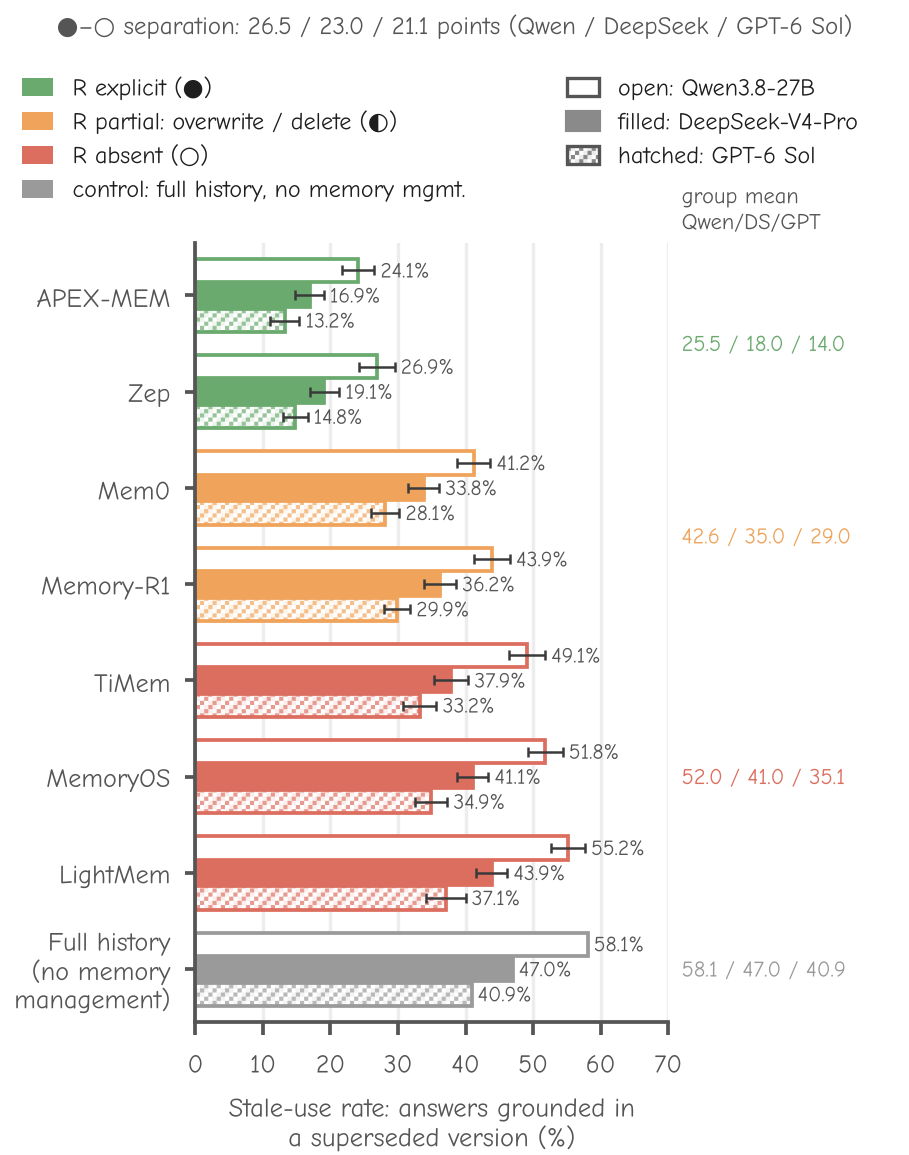

The script that drew this image:
"""Figure 7: stale-evidence use per memory system, coloured by R tier
(Table 1); open / filled / mosaic bars are Qwen3.8-27B / DeepSeek-V4-Pro /
GPT-6 Sol.

Rates come from Table 4; error bars are the s.d. over three retrieval seeds.
GPT-6 Sol bars use the mosaic fill from mosaic_style.py.

    python figures/fig7_stale_use.py [--out-dir figures]
"""

import argparse

import matplotlib.pyplot as plt
from matplotlib.patches import Rectangle
from matplotlib.transforms import ScaledTranslation, blended_transform_factory

from mosaic_style import (INK, TEXT, GRID, WHITE, LEGEND_FILL, MosaicFill,
                          HandlerMosaic, mosaic_rect, setup_fonts,
                          add_common_args, save)

ERR = "#3a3a3a"
TIERS = {
    "explicit": ("#6aaa6e", "R explicit (●)", "25.5 / 18.0 / 14.0"),
    "partial": ("#f0a35a", "R partial: overwrite / delete (◐)",
                "42.6 / 35.0 / 29.0"),
    "absent": ("#dc6e5f", "R absent (○)", "52.0 / 41.0 / 35.1"),
    "control": ("#9a9a9a", "control: full history, no memory mgmt.",
                "58.1 / 47.0 / 40.9"),
}

# (system, R tier, (rate, s.d.) for Qwen / DeepSeek / GPT-6 Sol)
SYSTEMS = [
    ("APEX-MEM", "explicit", (24.1, 2.4), (16.9, 2.1), (13.2, 2.2)),
    ("Zep", "explicit", (26.9, 2.6), (19.1, 2.2), (14.8, 1.8)),
    ("Mem0", "partial", (41.2, 2.5), (33.8, 2.3), (28.1, 2.1)),
    ("Memory-R1", "partial", (43.9, 2.7), (36.2, 2.4), (29.9, 1.9)),
    ("TiMem", "absent", (49.1, 2.7), (37.9, 2.5), (33.2, 2.5)),
    ("MemoryOS", "absent", (51.8, 2.6), (41.1, 2.3), (34.9, 2.4)),
    ("LightMem", "absent", (55.2, 2.5), (43.9, 2.3), (37.1, 2.9)),
    ("Full history\n(no memory\nmanagement)", "control",
     (58.1, 0.0), (47.0, 0.0), (40.9, 0.0)),
]

SEPARATION = ("●–○ separation: 26.5 / 23.0 / 21.1 points "
              "(Qwen / DeepSeek / GPT-6 Sol)")

FIG_W, FIG_H = 218.16, 277.2  # points (3.03 x 3.85 in)
BAR_H = 0.24
BAR_STEP = 0.26


def main():
    ap = argparse.ArgumentParser()
    add_common_args(ap, "fig7_stale_use")
    args = ap.parse_args()
    MosaicFill.cell = args.cell
    setup_fonts()

    fig = plt.figure(figsize=(FIG_W / 72, FIG_H / 72))

    def rect(x, y, w, h):
        return [x / FIG_W, y / FIG_H, w / FIG_W, h / FIG_H]

    ax = fig.add_axes(rect(46.90, 31.88, 113.44, 187.11))

    for i, (_, tier, *rates) in enumerate(SYSTEMS):
        col = TIERS[tier][0]
        for k, (v, sd) in enumerate(rates):
            y = i + (k - 1) * BAR_STEP
            xy = (0, y - BAR_H / 2)
            if k == 0:
                ax.add_patch(Rectangle(xy, v, BAR_H, facecolor=WHITE,
                                       edgecolor=col, linewidth=0.9))
            elif k == 1:
                ax.add_patch(Rectangle(xy, v, BAR_H, facecolor=col,
                                       edgecolor=col, linewidth=0.9))
            else:
                mosaic_rect(ax, xy, v, BAR_H, col, WHITE, col, 0.9)
            if sd > 0:
                ax.errorbar(v, y, xerr=sd, fmt="none", ecolor=ERR,
                            elinewidth=0.6, capsize=1.3, capthick=0.6,
                            zorder=3)
            ax.text(v + sd + 0.9, y, f"{v:.1f}%", ha="left", va="center",
                    fontsize=5.2, color=TEXT)

    ax.set_xlim(0, 70)
    ax.set_ylim(len(SYSTEMS) - 0.45, -0.55)
    ax.set_xticks(range(0, 71, 10))
    ax.set_yticks(range(len(SYSTEMS)))
    ax.set_yticklabels([s[0] for s in SYSTEMS], fontsize=6.3,
                       linespacing=0.93)
    ax.set_axisbelow(True)
    ax.grid(axis="x", color=GRID, linewidth=0.8)
    for side in ("top", "right"):
        ax.spines[side].set_visible(False)
    for side in ("left", "bottom"):
        ax.spines[side].set_color(TEXT)
        ax.spines[side].set_linewidth(0.9)
    ax.tick_params(colors=TEXT, width=0.9)
    ax.tick_params(axis="x", length=3, labelsize=6.2)
    ax.tick_params(axis="y", length=2.5)
    ax.set_xlabel("Stale-use rate: answers grounded in\n"
                  "a superseded version (%)", fontsize=6.4, color=TEXT,
                  linespacing=0.93)

    # tier means in a column right of the axes
    right = blended_transform_factory(ax.transAxes, ax.transData) + \
        ScaledTranslation(3.25 / 72, 0, fig.dpi_scale_trans)
    for tier, (col, _, means) in TIERS.items():
        rows = [i for i, s in enumerate(SYSTEMS) if s[1] == tier]
        ax.text(1.0, sum(rows) / len(rows), means, transform=right,
                ha="left", va="center", fontsize=5.4, color=col)
    ax.text(1.0, -0.55, "group mean\nQwen/DS/GPT",
            transform=right + ScaledTranslation(0, 1.88 / 72,
                                                fig.dpi_scale_trans),
            ha="left", va="bottom", fontsize=5.4, color=TEXT)

    fig.text(0.5, 269.03 / FIG_H, SEPARATION, ha="center", va="baseline",
             fontsize=6.0, color=TEXT)

    legend_kw = dict(loc="upper left", frameon=False, fontsize=5.8,
                     labelcolor=INK, handlelength=1.3, handleheight=0.766,
                     labelspacing=0.25, borderaxespad=0.0)
    tier_handles = [Rectangle((0, 0), 1, 1, facecolor=col, linewidth=0)
                    for col, _, _ in TIERS.values()]
    fig.legend(tier_handles, [lab for _, lab, _ in TIERS.values()],
               bbox_to_anchor=rect(2.90, 261.83, 0, 0)[:2], **legend_kw)

    gen_handles = [Rectangle((0, 0), 1, 1, facecolor=WHITE, edgecolor=TEXT,
                             linewidth=0.8),
                   Rectangle((0, 0), 1, 1, facecolor=LEGEND_FILL,
                             edgecolor=LEGEND_FILL, linewidth=1.0),
                   Rectangle((0, 0), 1, 1)]
    fig.legend(gen_handles, ["open: Qwen3.8-27B", "filled: DeepSeek-V4-Pro",
                             "hatched: GPT-6 Sol"],
               handler_map={gen_handles[2]: HandlerMosaic(TEXT, WHITE, TEXT,
                                                          0.8)},
               bbox_to_anchor=rect(133.80, 261.83, 0, 0)[:2], **legend_kw)

    save(fig, args)


if __name__ == "__main__":
    main()
